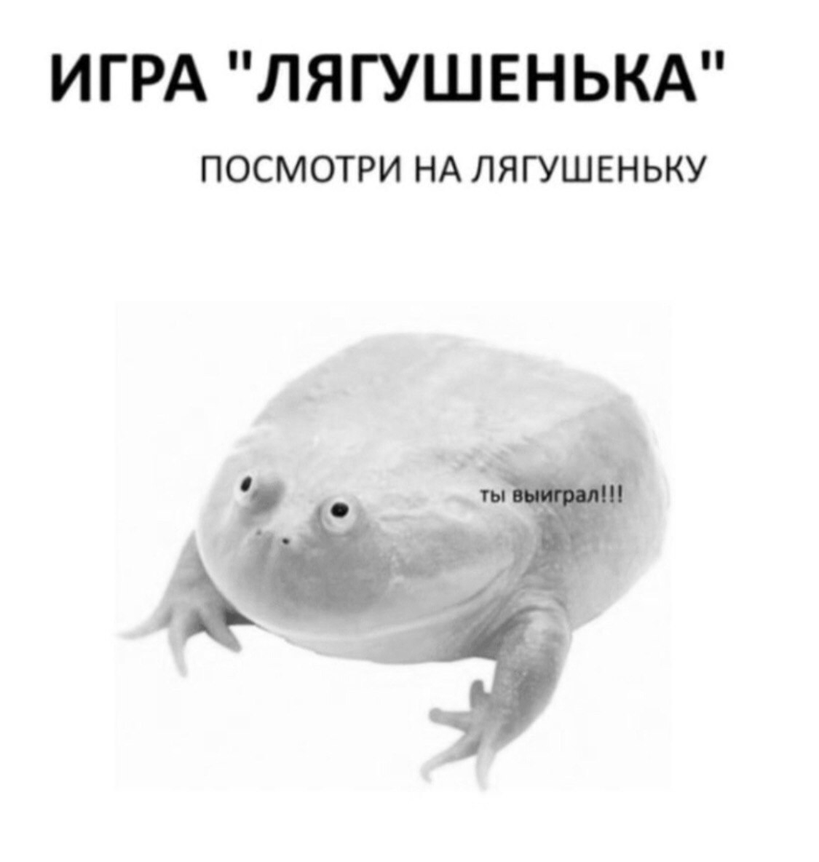
#> input picture examples/plot/data/image.png, 819 x 862 px, shrunk from 1125 x 1184 before the run
$ jupyter execute --allow-errors 02_histogram.ipynb   (shell and % lines are left out)
#> lines starting #> are read from the running program, lines starting #| are printed output that depends on the picture
## This is a tutorial on `histogram` mode scenario of `Plot` class.

[cell 1]
# Necessary imports
import sys
import numpy as np
from skimage.io import imread
from skimage.exposure import equalize_hist

sys.path.insert(0, '../..')
#> (the rest of this cell did not finish here and is left out)

[cell 2]
# Load sample data
original_image = imread('data/image.png') / 255
#> original_image: shape (862, 819) float64; min 0, max 1, mean 0.926
equalized_image = equalize_hist(original_image, mask=original_image < 0.99)
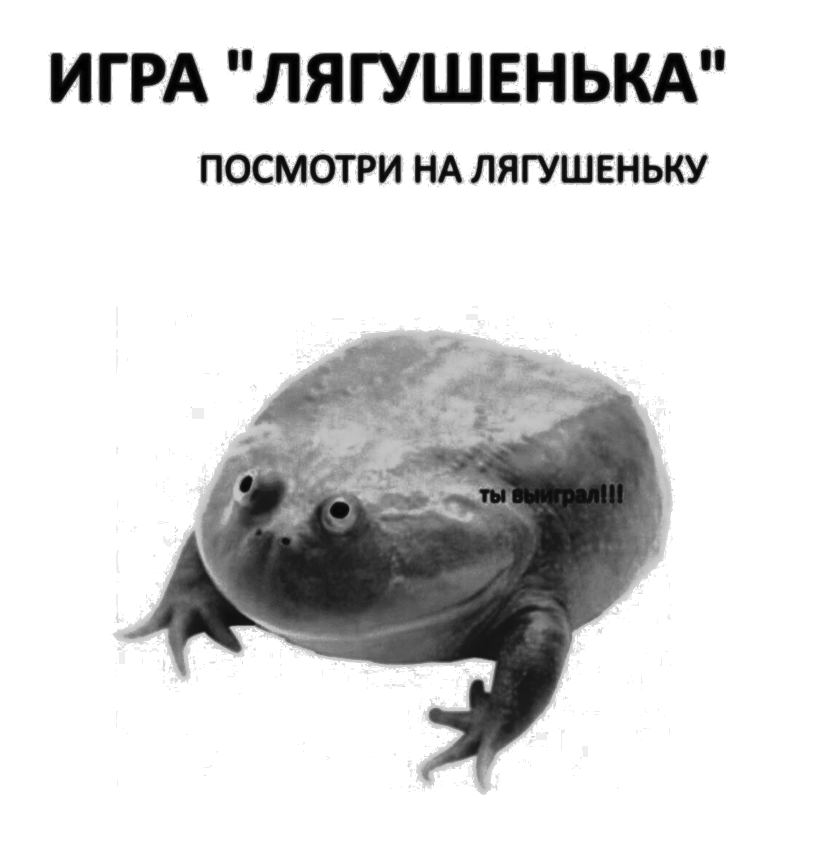
#> equalized_image: shape (862, 819) float64; min 0.0022, max 1, mean 0.853
